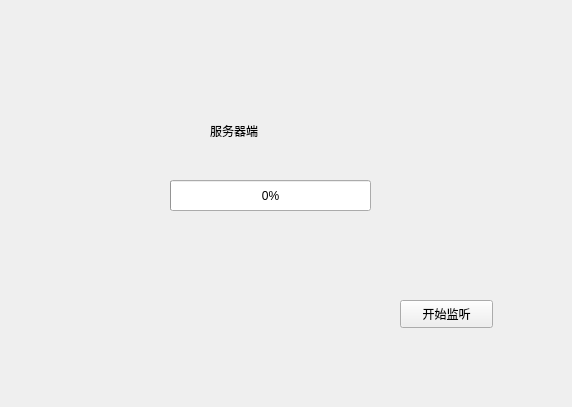
<?xml version="1.0" encoding="UTF-8"?>
<ui version="4.0">
 <class>Widget</class>
 <widget class="QWidget" name="Widget">
  <property name="geometry">
   <rect>
    <x>0</x>
    <y>0</y>
    <width>572</width>
    <height>407</height>
   </rect>
  </property>
  <property name="windowTitle">
   <string>Widget</string>
  </property>
  <widget class="QLabel" name="serverStatusLabel">
   <property name="geometry">
    <rect>
     <x>210</x>
     <y>120</y>
     <width>281</width>
     <height>21</height>
    </rect>
   </property>
   <property name="text">
    <string>服务器端</string>
   </property>
  </widget>
  <widget class="QProgressBar" name="serverProgressBar">
   <property name="geometry">
    <rect>
     <x>170</x>
     <y>180</y>
     <width>201</width>
     <height>31</height>
    </rect>
   </property>
   <property name="value">
    <number>0</number>
   </property>
  </widget>
  <widget class="QPushButton" name="startButton">
   <property name="geometry">
    <rect>
     <x>400</x>
     <y>300</y>
     <width>93</width>
     <height>28</height>
    </rect>
   </property>
   <property name="text">
    <string>开始监听</string>
   </property>
  </widget>
 </widget>
 <resources/>
 <connections/>
</ui>
